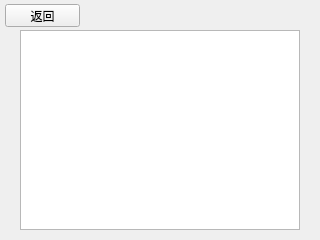
<?xml version="1.0" encoding="UTF-8"?>
<ui version="4.0">
 <class>DoctorListView</class>
 <widget class="QWidget" name="DoctorListView">
  <property name="geometry">
   <rect>
    <x>0</x>
    <y>0</y>
    <width>320</width>
    <height>240</height>
   </rect>
  </property>
  <property name="windowTitle">
   <string>Form</string>
  </property>
  <widget class="QPushButton" name="pushButton">
   <property name="geometry">
    <rect>
     <x>5</x>
     <y>4</y>
     <width>75</width>
     <height>23</height>
    </rect>
   </property>
   <property name="text">
    <string>返回</string>
   </property>
  </widget>
  <widget class="QTableWidget" name="tableWidget">
   <property name="geometry">
    <rect>
     <x>20</x>
     <y>30</y>
     <width>280</width>
     <height>200</height>
    </rect>
   </property>
  </widget>
 </widget>
 <resources/>
 <connections/>
</ui>
